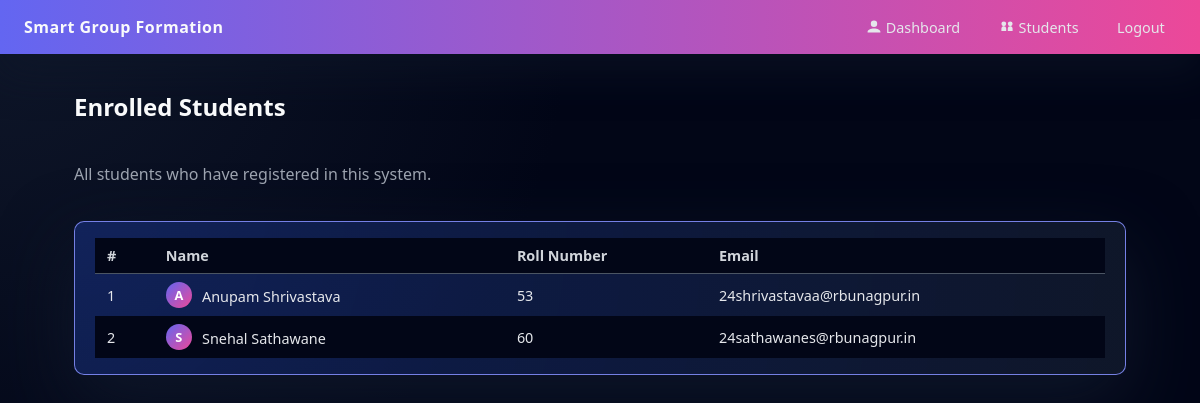
/students (signed in), run on the app's committed database.
### app.py (models this page shows, shortened)
class User(db.Model):
    id = db.Column(db.Integer, primary_key=True)
    name = db.Column(db.String(120), nullable=False)
    roll_number = db.Column(db.String(50), nullable=False)
    email = db.Column(db.String(120), unique=True, nullable=False)
    password_hash = db.Column(db.String(255), nullable=False)

### app.py (the view)
@app.route("/students")
@login_required
def students():
    user = get_current_user()
    all_students = User.query.order_by(User.name).all()
    return render_template("students.html", user=user, students=all_students)

### app.py (called while the page is built)
def login_required(view_func):
    @wraps(view_func)
    def wrapped_view(*args, **kwargs):
        if "user_id" not in session:
            flash("Please log in to continue.", "warning")
            return redirect(url_for("login"))
        return view_func(*args, **kwargs)
    return wrapped_view

def get_current_user():
    user_id = session.get("user_id")
    if not user_id:
        return None
    return db.session.get(User, user_id)

### templates/students.html
{% extends "base.html" %}
{% block content %}
<section>
    <div class="page-header">
        <h2>Enrolled Students</h2>
        <p class="subtitle">All students who have registered in this system.</p>
    </div>
    {% if students %}
        <div class="student-table-wrapper">
            <table class="student-table">
                <thead>
                <tr>
                    <th>#</th>
                    <th>Name</th>
                    <th>Roll Number</th>
                    <th>Email</th>
                </tr>
                </thead>
                <tbody>
                {% for s in students %}
                    <tr>
                        <td>{{ loop.index }}</td>
                        <td>
                            <span class="avatar-circle">
                                {{ s.name[0]|upper }}
                            </span>
                            <span class="student-name">{{ s.name }}</span>
                        </td>
                        <td>{{ s.roll_number }}</td>
                        <td>{{ s.email }}</td>
                    </tr>
                {% endfor %}
                </tbody>
            </table>
        </div>
    {% else %}
        <p>No students have registered yet.</p>
    {% endif %}
</section>
{% endblock %}

### static/css/style.css (style rules this page uses)
* { box-sizing: border-box; }
body { margin: 0; font-family: system-ui, -apple-system, BlinkMacSystemFont, "Segoe UI", sans-serif; background: radial-gradient(circle at top left, #0f172a 0, #020617 45%, #020617 100%); color: #e5e7eb; }
h2 { margin-top: 0; color: #f9fafb; }
.subtitle { color: #9ca3af; margin-bottom: 1.25rem; }
.page-header { display: flex; flex-direction: column; gap: 0.25rem; margin-bottom: 1rem; }
.student-table-wrapper { background: radial-gradient(circle at top left, rgba(30, 64, 175, 0.4), rgba(15, 23, 42, 0.98)); border-radius: 10px; box-shadow: 0 26px 70px rgba(15, 23, 42, 0.94); padding: 1rem 1.25rem; border: 1px solid rgba(129, 140, 248, 0.9); overflow-x: auto; }
.student-table { width: 100%; border-collapse: collapse; font-size: 0.9rem; }
.student-table thead { background: #020617; }
.student-table th, .student-table td { padding: 0.5rem 0.75rem; text-align: left; }
.student-table th { font-weight: 600; color: #d1d5db; border-bottom: 1px solid #4b5563; }
.student-table tbody tr:nth-child(even) { background: #020617; }
.avatar-circle { width: 26px; height: 26px; border-radius: 999px; background: linear-gradient(135deg, #6366f1, #ec4899); color: #fff; display: inline-flex; align-items: center; justify-content: center; font-size: 0.8rem; font-weight: 600; margin-right: 0.4rem; }
.student-name { vertical-align: middle; }

### data on the page
User: name "A", name "Anupam Shrivastava", roll_number "53", email "24shrivastavaa@rbunagpur.in"
User: name "S", name "Snehal Sathawane", roll_number "60", email "24sathawanes@rbunagpur.in"
